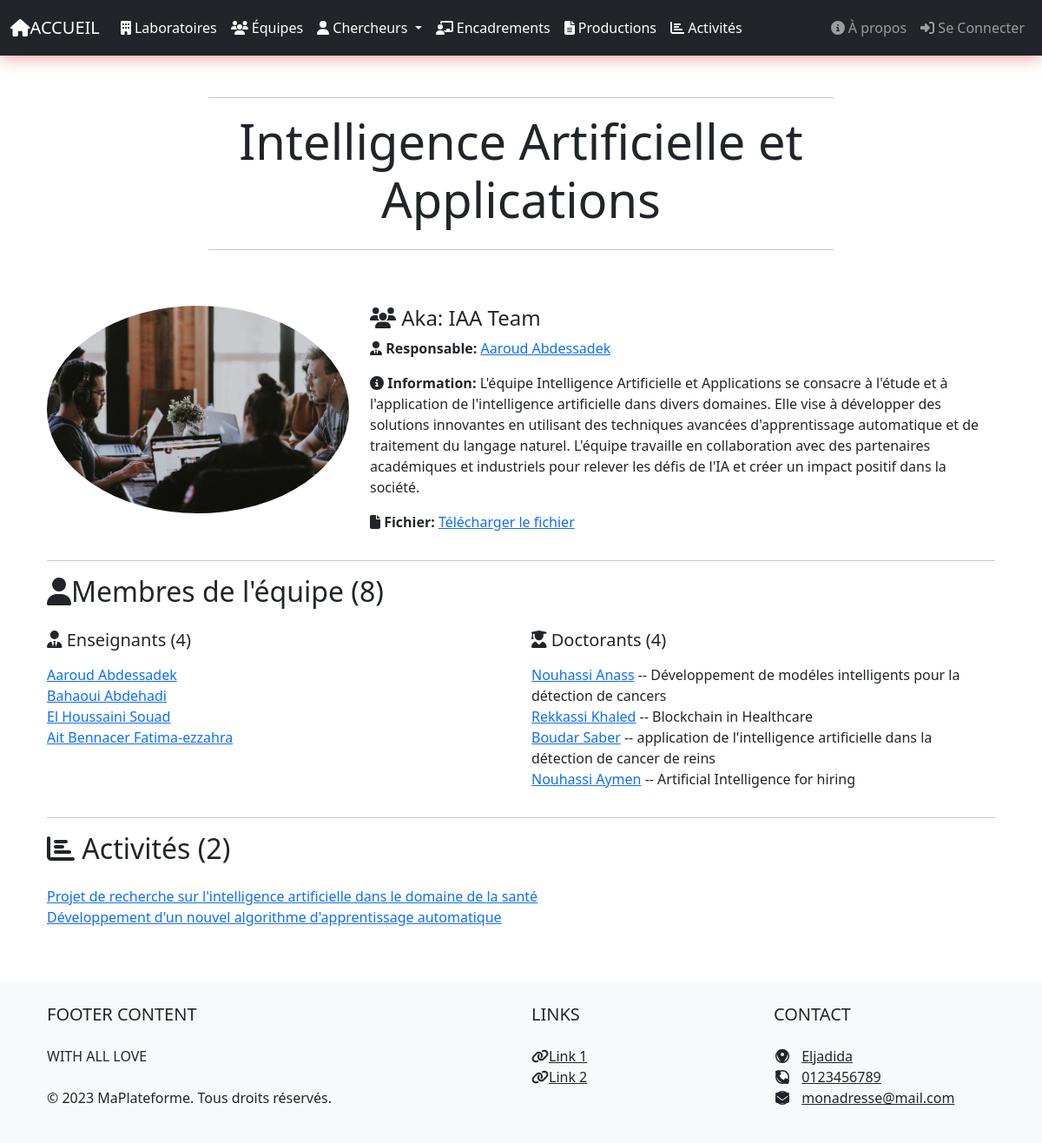
/equipe/1/, run on the app's committed database.
### structure/models.py (models this page shows, shortened)
class Equipe(models.Model):
    aka = models.CharField(max_length=50)
    intitule = models.CharField(max_length=200)
    respo = models.ForeignKey('Chercheur', on_delete=models.SET_NULL, null=True, blank=True, related_name='respo', limit_choices_to={'grade__in': ['PES', 'PH', 'PA']})
    labo = models.ForeignKey(Laboratoire, on_delete=models.SET_NULL, null=True, blank=True, related_name='laboratoire_equipe')
    photo = models.ImageField(upload_to='equipe_photos/', default='equipe_photos/equipe.jpg', blank=True, null=True)
    fichier = models.FileField(upload_to='equipe_files/', default='equipe_files/test_pdf.pdf', blank=True, null=True)
    information = models.TextField(null=True, blank=True)

class Chercheur(models.Model):
    GRADE_CHOICES = [
        ('PES', 'PES'),
        ('PH', 'PH'),
        ('PA', 'PA'),
        ('Docteur', 'Docteur'),
    ]
    nom = models.CharField(max_length=50)
    prenom = models.CharField(max_length=50)
    grade = models.CharField(max_length=10, choices=GRADE_CHOICES, null=True, blank=True)
    email = models.EmailField(null=True, blank=True)
    equipe = models.ForeignKey(Equipe, on_delete=models.SET_NULL, null=True, blank=True, related_name='equipe_chercheur')
    photo = models.ImageField(upload_to='chercheur_photos/', default='chercheur_photos/chercheur.png', blank=True, null=True)
    fichier = models.FileField(upload_to='chercheur_files/', default='chercheur_files/test_pdf.pdf', blank=True, null=True)
    information = models.TextField(null=True, blank=True)
    annee_inscription = models.IntegerField(null=True, blank=True)
    date_soutenance = models.DateField(null=True, blank=True)
    these = models.CharField(max_length=300, blank=True, null=True)
    encadrant = models.ForeignKey('self', on_delete=models.SET_NULL,null=True,blank=True,related_name='encadrant_doctorant',limit_choices_to={'grade__in': ['PES', 'PH']})
    co_encadrant = models.ForeignKey('self', on_delete=models.SET_NULL, null=True, blank=True, related_name='co_encadrant_doctorant', limit_choices_to={'grade__in': ['PES', 'PH', 'PA']})
    def __str__(self):
        return f"{self.nom} {self.prenom}"

class Activite(models.Model):
    TYPE_CHOICES = (
        ('Projets financés', 'Projets financés'),
        ('Manifestations scientifiques', 'Manifestations scientifiques'),
        ('Conventions de partenariat', 'Conventions de partenariat'),
        ('Expertises et prestations de service', 'Expertises et prestations de service'),
        ('Recherche et développement', 'Recherche et développement')
    )
    libelle = models.CharField(max_length=100)
    type_activite = models.CharField(max_length=70, choices=TYPE_CHOICES)
    date_debut = models.DateField()
    date_fin = models.DateField()
    information = models.TextField(null=True, blank=True)
    photo = models.ImageField(upload_to='activite_photos/', default='activite_photos/activite.jpg', blank=True, null=True)
    fichier = models.FileField(upload_to='activite_files/', default='production_files/test_pdf.pdf', blank=True, null=True)
    equipes = models.ManyToManyField(Equipe, related_name='equipe_activite')
    def __str__(self):
        return self.libelle

### structure/views.py (the view)
# urls.py: path('equipe/<int:pk>/', views.equipe_detail, name='equipe_detail'),
def equipe_detail(request, pk):
    equipe = get_object_or_404(Equipe, pk=pk)
    membres = Chercheur.objects.filter(equipe=equipe)
    enseignants = membres.filter(grade__isnull=False)
    doctorants = membres.filter(grade__isnull=True)
    activites = equipe.equipe_activite.all()
    context = {
        'equipe': equipe,
        'membres': membres,
        'enseignants': enseignants,
        'doctorants': doctorants,
        'activites': activites,
    }
    return render(request, 'equipe_detail.html', context)

### structure/templates/equipe_detail.html
{% extends 'base.html' %}
{% block content %}
  <section class="py-5">
    <div class="container">
      <div class="row justify-content-center mb-5">
        <div class="col-md-8 text-center">
          <hr>
          <h1 class="display-4 font-weight-bold text mb-4">{{ equipe.intitule }}</h1>
          <hr>
        </div>
      </div>
      <div class="row">
        <div class="col-md-4">
          <img src="{{ equipe.photo.url }}" alt="{{ equipe.aka }}" class="img-fluid rounded-circle">
        </div>
        <div class="col-md-8">
          <h4><i class="fas fa-users"></i> Aka: {{ equipe.aka }}</h4>
          <p><strong><i class="fas fa-user-tie"></i> Responsable:</strong> {% if equipe.respo %}<a href="{% url 'chercheur_detail' equipe.respo.id %}">{{ equipe.respo }}</a>{% else %}N/A{% endif %}</p>
          <p><strong><i class="fas fa-info-circle"></i> Information:</strong> {{ equipe.information }}</p>
          {% if equipe.fichier %}
            <p><strong><i class="fas fa-file"></i> Fichier:</strong> <a href="{{ equipe.fichier.url }}" target="_blank">Télécharger le fichier</a></p>
          {% endif %}
        </div>
      </div>
      <hr>
      <div class="row">
        <div class="col-md-12">
          <h2 class="mb-4"><i class="fas fa-user"></i>Membres de l'équipe ({{ membres|length }})</h2>
          <div class="row">
            <div class="col-md-6">
              <h5 class="mb-3"><i class="fas fa-user-tie"></i> Enseignants ({{ enseignants|length }})</h5>
              <ul class="list-unstyled">
                {% for enseignant in enseignants %}
                  <li><a href="{% url 'chercheur_detail' enseignant.id %}">{{ enseignant }}</a></li>
                {% empty %}
                  <li>Aucun enseignant trouvé.</li>
                {% endfor %}
              </ul>
            </div>
            <div class="col-md-6">
              <h5 class="mb-3"><i class="fas fa-user-graduate"></i> Doctorants ({{ doctorants|length }})</h5>
              <ul class="list-unstyled">
                {% for doctorant in doctorants %}
                  <li><a href="{% url 'chercheur_detail' doctorant.id %}">{{ doctorant }}</a> -- {{ doctorant.these }}</li>
                {% empty %}
                  <li>Aucun doctorant trouvé.</li>
                {% endfor %}
              </ul>
            </div>
          </div>
        </div>
      </div>
      <hr>
      <div class="row">
        <div class="col-md-12">
          <h2 class="mb-4"><i class="fas fa-chart-bar"></i> Activités ({{ activites|length }})</h2>
          <ul class="list-unstyled">
            {% for activite in activites %}
              <li>
                <a href="{% url 'activite_detail' activite.id %}">{{ activite }}</a>
              </li>
            {% empty %}
              <li>Aucune activité trouvée.</li>
            {% endfor %}
          </ul>
        </div>
      </div>
    </div>
  </section>
{% endblock %}

### data on the page
Equipe: intitule "Intelligence Artificielle et Applications", photo (picture), aka "IAA Team", respo "Aaroud Abdessadek", information "L'équipe Intelligence Artificielle et Applications se consacre à l'étude et à l'application de l'intelligence artificielle dans divers domaines. Elle vise à développer des solutions innovantes en utilisant des techniques avancées d'apprentissage automatique et de traitement du langage naturel. L'équipe travaille en collaboration avec des partenaires académiques et industriels pour relever les défis de l'IA et créer un impact positif dans la société."
Chercheur: nom+prenom "Aaroud Abdessadek"
Chercheur: nom+prenom "Bahaoui Abdehadi"
Chercheur: nom+prenom "El Houssaini Souad"
Chercheur: nom+prenom "Ait Bennacer Fatima-ezzahra"
Chercheur: nom+prenom "Nouhassi Anass", these "Développement de modéles intelligents pour la détection de cancers"
Chercheur: nom+prenom "Rekkassi Khaled", these "Blockchain in Healthcare"
Chercheur: nom+prenom "Boudar Saber", these "application de l'intelligence artificielle dans la détection de cancer de reins"
Chercheur: nom+prenom "Nouhassi Aymen", these "Artificial Intelligence for hiring"
Activite: libelle "Projet de recherche sur l'intelligence artificielle dans le domaine de la santé"
Activite: libelle "Développement d'un nouvel algorithme d'apprentissage automatique"

### other printed values
{{ membres|length }} "8"
{{ enseignants|length }} "4"
{{ doctorants|length }} "4"
{{ activites|length }} "2"
